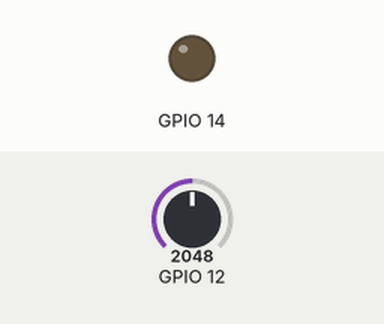
Recording of a sketch running on a simulated ESP32. Shown: output pins drawn as LEDs (lit = HIGH). Inputs (shaded band) come from the test bench; at power-on: GPIO 12 = 2048. What the sketch prints to the serial monitor is not drawn.

Above: at 1.2 s.
1.3 s: GPIO 12 set to 491
At 2.4 s:
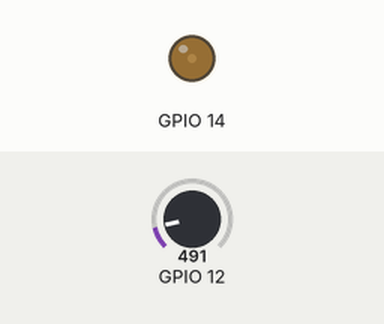
2.8 s: GPIO 12 set to 0
At 3.6 s:
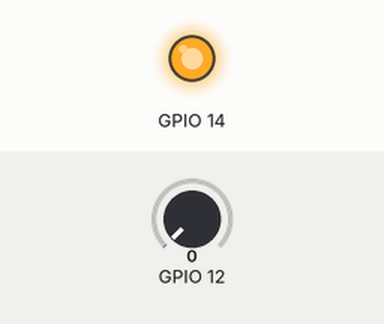
Timing chart, 0 to 5.8 s (numbered marks = the images above; inputs shaded):
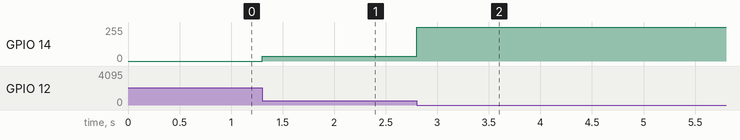

Measured:
- after the input at 1.3 s, GPIO 14: 0/255 → 34/255 at once
- after the input at 2.8 s, GPIO 14: 34/255 → 255/255 at once

The sketch:

lightSnrLED.ino
```cpp
void setup() {
  Serial.begin(115200); //設定傳輸鮑率，跟電腦傳輸資料的頻率
  pinMode(12, INPUT); //設定腳位為輸入用

  ledcSetup(0, 5000, 8);   //頻率5000，頻道0，解析度8;
  ledcAttachPin(14, 0);  //將上述頻道0附加到ledPin腳位14上
}

void loop() {
  int input = analogRead(12);
  int input_map = map(input, 900, 0, -150, 255);
  if(input_map<=0)input_map=0;
  Serial.println(input_map);
  ledcWrite(0, input_map);
}
```
